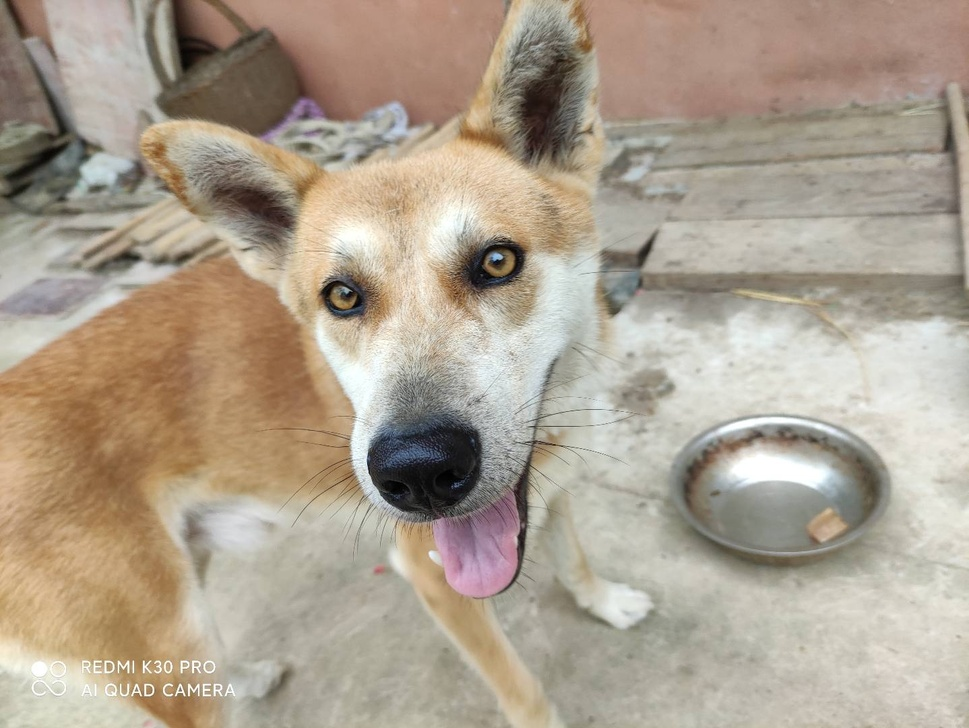
#> input picture 大津法/image.jpg, 969 x 728 px, shrunk from 1438 x 1080 before the run
$ python '大津法.py'
#> lines starting #> are read from the running program, lines starting #| are printed output that depends on the picture; after the words box and inside, x2 and y2 are one past the last pixel; in counts of white or black regions, pixels touching at a corner belong together
#> further down, image is the input picture: PIL image 969x728 RGB; mean R, G, B 173, 160.5, 143.8
import numpy as np
from PIL import Image

def otsu_threshold(image):
    # 将图像转换为灰度图
    image = image.convert('L')
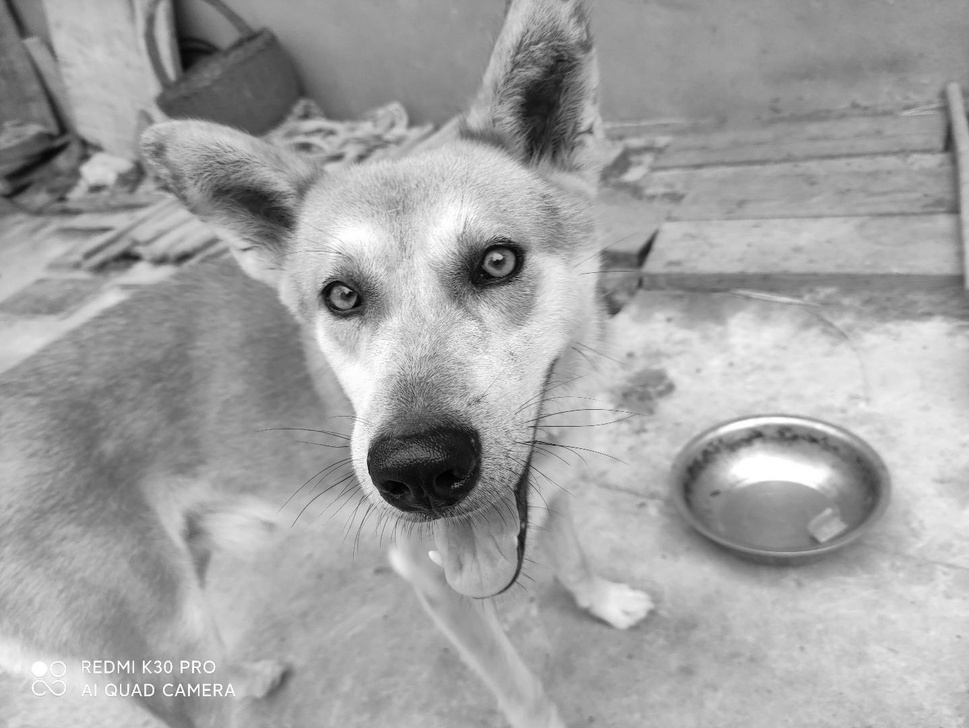
#> image: PIL image 969x728 L; min 0, max 255, mean 162.4
    # 转换为NumPy数组
    img_array = np.array(image)
    # 获取图像像素总数
    total_pixels = img_array.shape[0] * img_array.shape[1]
#> total_pixels = 705432

    # 计算灰度直方图
    histogram = np.histogram(img_array, bins=256, range=(0, 255), density=True)[0]
#> histogram = 256 values, max 0.0138 at index 152, min 1.42e-05 at index 0, mean 0.00392

    # 初始化参数
    best_threshold = 0
    max_variance = 0

    # 遍历所有可能的阈值
    for threshold in range(256):
        # 计算前景和背景像素的概率和平均灰度值
        w0 = np.sum(histogram[:threshold])
        w1 = np.sum(histogram[threshold:])
        u0 = np.sum(np.arange(threshold) * histogram[:threshold]) / w0 if w0 > 0 else 0
        u1 = np.sum(np.arange(threshold, 256) * histogram[threshold:]) / w1 if w1 > 0 else 0

        # 计算类内方差
        variance = w0 * w1 * ((u0 - u1) ** 2)

        # 更新最大方差和阈值
        if variance > max_variance:
            max_variance = variance
            best_threshold = threshold
#> this loop made 256 passes
#> (w0, w1, u0, u1, variance, max_variance) on passes 2 to 13: (1.42e-05, 1, 0, 162.4, 0.377, 0.377), (3.56e-05, 1, 0.6, 162.4, 0.935, 0.935), (8.68e-05, 1, 1.43, 162.4, 2.26, 2.26), (0.000147, 1, 2.07, 162.4, 3.78, 3.78), (0.000223, 1, 2.73, 162.4, 5.72, 5.72), (0.000306, 1, 3.34, 162.4, 7.77, 7.77), (0.000383, 1, 3.88, 162.4, 9.66, 9.66), (0.000437, 1, 4.26, 162.4, 10.97, 10.97), (0.000537, 1, 4.96, 162.4, 13.35, 13.35), (0.00064, 1, 5.61, 162.5, 15.81, 15.81), (0.000773, 1, 6.36, 162.5, 18.89, 18.89), (0.000972, 1, 7.31, 162.5, 23.48, 23.48)
#> (w0, w1, u0, u1, variance) on pass 1: (0, 1, 0, 162.4, 0)
#> after the loop, best_threshold = 161; max_variance = 986.6

    return best_threshold

# 加载图像
image_path = 'image.jpg'
image = Image.open(image_path)

# 应用大津法获取阈值
threshold = otsu_threshold(image)
#> threshold = 161
print("Otsu's threshold:", threshold)
#| Otsu's threshold: 161

# 将图像二值化
binary_image = image.convert('L').point(lambda x: 0 if x < threshold else 255)
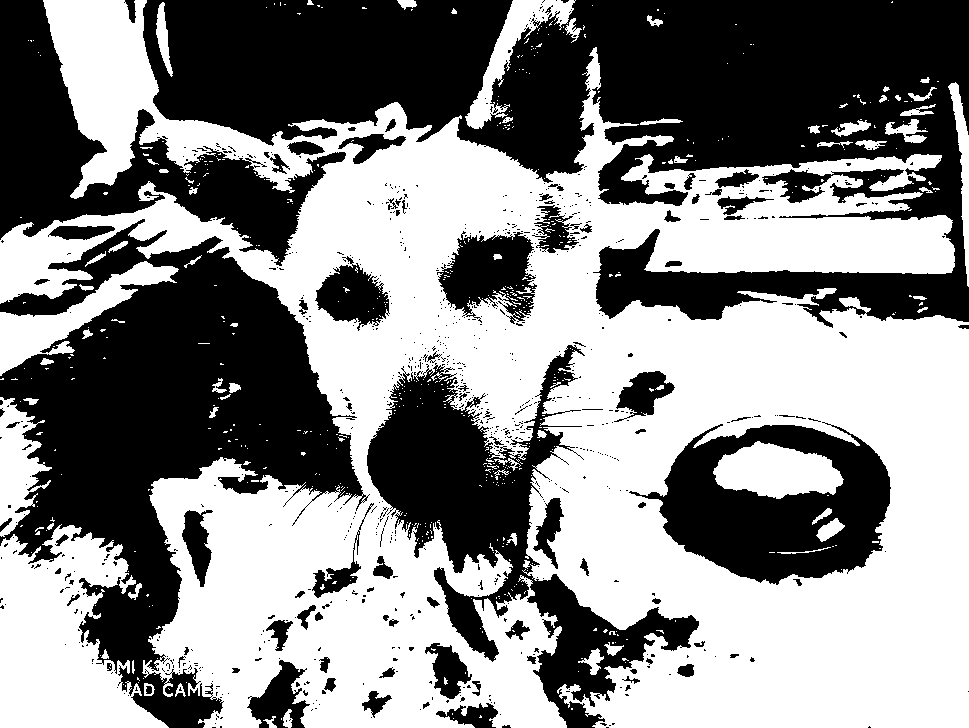
#> binary_image: PIL image 969x728 L; 53.2% white; 809 black regions (714 under 20 px), largest, box (x1, y1, x2, y2) and area: (143, 0, 969, 328) 134887, (0, 219, 370, 728) 79321, (367, 345, 699, 728) 35398
binary_image.show()
